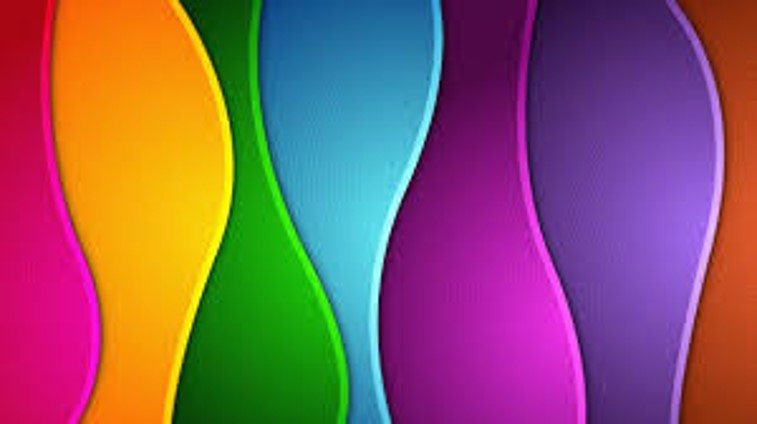
#> input picture aula02/cores.jpg, 757 x 424 px
$ jupyter execute aula02_morfologia.ipynb
#> lines starting #> are read from the running program, lines starting #| are printed output that depends on the picture; after the words box and inside, x2 and y2 are one past the last pixel; in counts of white or black regions, pixels touching at a corner belong together
# Operações Morfológicas

Muitas vezes o resultado de uma segmentação por mascaramento não sai exatamente como queríamos.

Para imagens coloridas, o mais comum é trabalhar no espaço de cores **HSV - Hue, Saturation, Value**, onde o canal H (matiz) indica o valor da cor dentro dos círculos de cores básicas. No OpenCV, o canal Hue é representado através da metade do ângulo em graus no círculo de cores. Assim os valores variam de 0 a 180, o que cabe numa representação de 8 bits.

**Exemplo:** vamos detectar apenas a cor violeta na imagem `cores.jpg`. Vamos assumir que a cor violeta encontra-se na faixa de 260º a 280º no círculo de cores

[cell 1]
import cv2
import matplotlib.pyplot as plt

[cell 2]
imgcor = cv2.imread("cores.jpg", cv2.IMREAD_COLOR)
#> imgcor is the input picture: shape (424, 757, 3); mean B, G, R 98.6, 89.1, 135.2
plt.imshow(imgcor[:,:,::-1])
plt.show()
# Faz a conversão para o espaço HSV
img_hsv = cv2.cvtColor(imgcor, cv2.COLOR_BGR2HSV)
#> img_hsv: shape (424, 757, 3); mean H, S, V 97.4, 207.9, 176.9
# Segmenta apenas a cor violeta
menor = (int(260/2), 50, 50)
maior = (int(280/2), 255, 255)
mask_violeta = cv2.inRange(img_hsv, menor, maior)
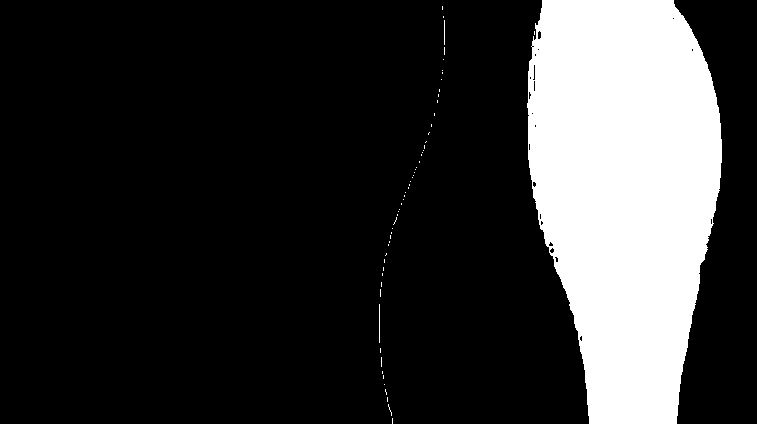
#> mask_violeta: shape (424, 757); 20% white; 59 white regions (56 under 20 px), largest, box (x1, y1, x2, y2) and area: (527, 0, 722, 424) 64060, (379, 304, 380, 343) 39, (444, 20, 445, 45) 25
plt.imshow(mask_violeta, cmap='gray')
plt.show()

### Pratique:
Carregar a imagem `pingpong.jpg` e crie uma máscara indicando os pixels pertencentes à bolinha de pingue-pongue

[cell 3]
img = cv2.imread("pingpong.jpg", cv2.IMREAD_COLOR)
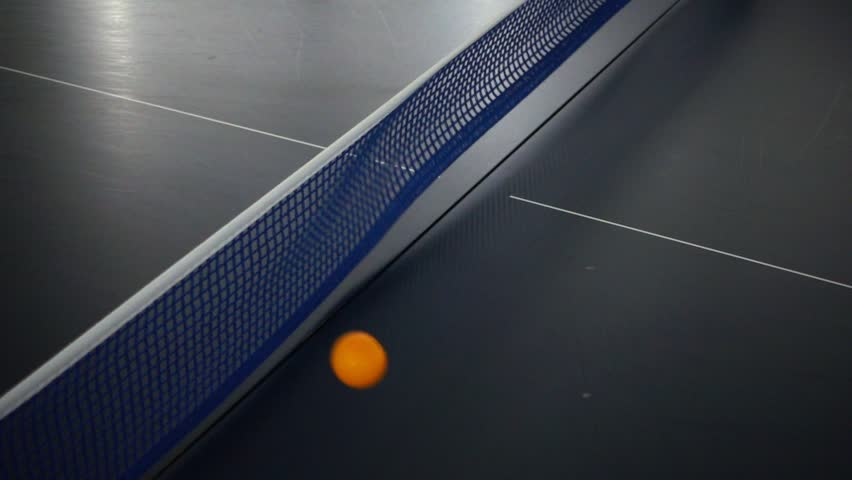
#> input picture aula02/pingpong.jpg, 852 x 480 px
#> img is the input picture: shape (480, 852, 3); mean B, G, R 69.9, 62.9, 59.1
# continuar...

# Operações morfológicas

Podemos reparar dos exemplos anteriores que muitas vezes as máscaras obtidas aparecem com *buracos* e/ou *ilhas*, de forma que:
- **Buracos** são pequenos segmentos de pixels pretos dentro de regiões de pixels brancos
- **Ilhas** são pequenos segmentos de pixels brancos dentro de regiões de pixels pretos.

Em geral, buracos e ilhas são regiões onde houve falha na segmentação da imagem. Para tratar imagfens com esses problemas,
a área de processamento de imagens usa um conjunto de técnicas conhecidas como *Morfologia Matemática*. Elas surgiram no problema de análise da estrutira de cristais, mas obtiveram muito sucesso na área de processamento de imagens.

As operações de morfologia matemática se baseima na ideia de um elemento estruturante, que podemos pensar em uma pequena janela quadrada, com as dimensões de poucos pixels, que vasculham a imagem realizando uma de duas operações básicas:

1. **Erosão:**  ao encontrar um pixel preto dentro da janela, todos os pixels que estão dentro dessa janela ficam pretos

https://homepages.inf.ed.ac.uk/rbf/HIPR2/erode.htm (exemplo com elemento estruturante 3x3)

2. Dilatação: ao encontrar um pixel branco dentro da janela, todos os pixels que estão dentro dessa janela ficam brancos

https://homepages.inf.ed.ac.uk/rbf/HIPR2/dilate.htm (exemplo com elemento estruturante 3x3)

A partir dessas duas operações, diversas outras são possíveis. Dessas, operações que encontram bastante utilidade prática em processamento de imagens é a de *abertura* e *fechamento*.

### Abertura
Na operação de abertura são realizadas as operações de erosão e depois de dilatação. A ideia é eliminar pequenas ilhas, que seriam eliminadas na erosão, e depois restaurar as dimensões dos agrupamentos brancos restantes. Vamos ver um exemplo de uso da abertura na máscara em que identificamos os trechos de cor violeta

[cell 4]
plt.imshow(mask_violeta, cmap='gray')
plt.title("Antes da abertura")
plt.show()

[cell 5]
# Cria uma janela 3x3 como elemento estruturante
import numpy as np
elemento_estrut = np.ones([3,3])
# realiza a abertura
mask_violeta_abertura = cv2.morphologyEx(mask_violeta, cv2.MORPH_OPEN, elemento_estrut)
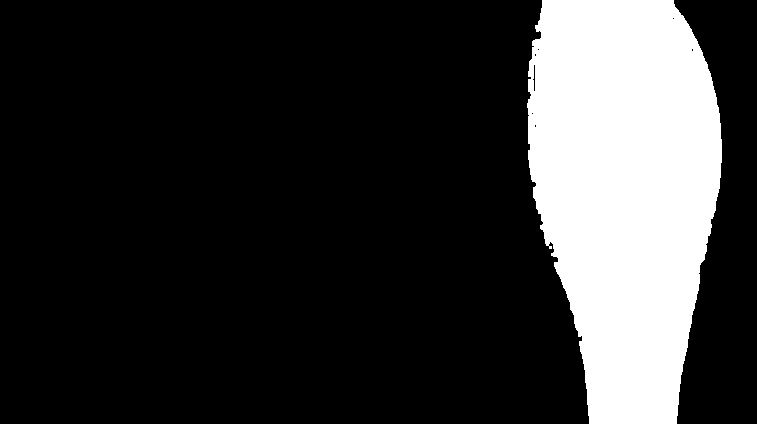
#> mask_violeta_abertura: shape (424, 757); 19.9% white; 1 white region, box (x1, y1, x2, y2) and area: (527, 0, 722, 424) 63941
plt.imshow(mask_violeta_abertura, cmap='gray')
plt.title("Após a abertura")

### Fechamento
Na operação de fechamento são realizadas as operações de dilatação e depois de erosão. A ideia é fechar pequenos buracos, que seriam eliminadas na silatação, e depois restaurar as dimensões dos agrupamentos restantes. Vamos ver um exemplo de uso do fechamento na máscara em que identificamos os trechos de cor violeta

[cell 6]
plt.imshow(mask_violeta, cmap='gray')
plt.title("Antes da abertura")
plt.show()

[cell 7]
# Cria uma janela 3x3 como elemento estruturante
import numpy as np
elemento_estrut = np.ones([3,3])
# realiza a abertura
mask_violeta_fechamento = cv2.morphologyEx(mask_violeta, cv2.MORPH_CLOSE, elemento_estrut)
#> mask_violeta_fechamento: shape (424, 757); 20.1% white; 56 white regions (53 under 20 px), largest, box (x1, y1, x2, y2) and area: (527, 0, 722, 424) 64204, (379, 304, 380, 343) 39, (444, 20, 445, 55) 35
plt.imshow(mask_violeta_fechamento, cmap='gray')
plt.title("Após o fechamento")

### Pratique:
Qual seria o resultado da aplicação da abertura seguida do fechamento na máscara usada acima?

## Componentes conexos

Após a segmentação da imagem por mascaramento, podemos observar que os pixels de interesse podem formar um ou mais grupos conectados entre si, ou seja, conjuntos de pixels que se comunicam através de algum caminho que passa apenas por pixels de interesse (brancos)

 ->  ->

No OpenCV, é possível encontrar componente conexos em imagens tons de cinza através da função `cv2.findContours()`. Ela considera pixels de valor maior do que 0 como pixels de interesse.

Usamos a função da forma:

```
contours, hierarchy = cv2.findContours(mask, cv2.RETR_CCOMP, cv2.CHAIN_APPROX_NONE)
```
onde:
- `mask` é a imagem com a máscara binária
- `cv2.RETR_CCOMP` indica que queremos organizar os contornos em componentes conexos e buracos dentro deles
- `cv2.CHAIN_APPROX_NONE` indica que queremos armazenar todos os pontos do contorno
- `contours` é uma lista de contornos, contendo os pontos a ele pertencententes
- `hierarchy` é uma lista indicando a organização dos contornos em termos dos componentes e de seus buracos

Os componentes conexos são representados através de seus contornos internos, ou seja, dos pixels de cada componente conexo que são vizinhos a pixels de fundo. Para desenhar os contornos em uma imagem, usamos a função `cv2.drawContours()`, que usamos da forma:

```
cv2.drawContours(imagem, contours, indice, cor)
```
- `imagem` é a imagem colorida ou tons de cinza a receber o contorno
- `contours` é a lista de contornos obtida com `cv2.findContours()`
- `indice` é o índice do contorno dentro da lista a ser desenhado; se indice < 0 desenha todos os contornos
- `cor` é a cor do pixel a ser usada para desenhar o contorno

[cell 8]
# Exemplo de encontrando componentes conexos

import cv2
mask = cv2.imread("retangulos_mask.bmp", cv2.IMREAD_GRAYSCALE)
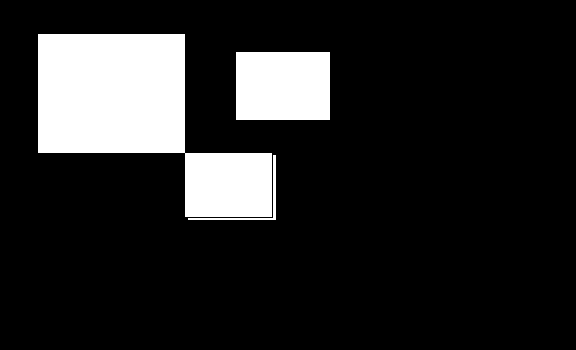
#> input picture aula02/retangulos_mask.bmp, 576 x 350 px
#> mask: shape (350, 576); 14.8% white; 3 white regions
contours, hierarchy = cv2.findContours(mask, cv2.RETR_CCOMP, cv2.CHAIN_APPROX_NONE)
#> contours = 3 contours; box (x1, y1, x2, y2) and area: (38, 34, 272, 217) 22646, (236, 52, 330, 120) 6231, (188, 155, 276, 220) 214

# Desenha os contornos e vermelho
mask_cor = cv2.cvtColor(mask, cv2.COLOR_GRAY2BGR)
#> mask_cor is the input picture: shape (350, 576, 3); 14.8% white; 3 white regions, box (x1, y1, x2, y2) and area: (38, 34, 272, 217) 23061, (236, 52, 330, 120) 6392, (188, 155, 276, 220) 365
cv2.drawContours(mask_cor, contours, contourIdx=-1, color=(0,0,255))
plt.figure(figsize=(15,15))
plt.imshow(mask_cor[:,:,::-1])

### Medidas dos contornos

A partir dos contornos, podemos tirar uma série de medidas como:
- **Área:** número de pixels petencentes ao contorno, calculada com `cv2.contourArea(contour)`
- **Centro de massa:** linha e coluna do centro de masssa do contorno

**Exemplo:** calcula o componente conexo de maior área e desenha seu contorno de verde e o ponto do centro de massa com um círculo azul


[cell 9]
mask = cv2.imread("retangulos_mask.bmp", cv2.IMREAD_GRAYSCALE)
contours, hierarchy = cv2.findContours(mask, cv2.RETR_CCOMP, cv2.CHAIN_APPROX_NONE)

# encontra o contorno de maior área
maior_area = 0
contorno_maior_area = None
# O laço de repetição do Python funciona como o for-each do Java
for contorno in contours:
    # Calcula a área
    area = cv2.contourArea(contorno)
    if area > maior_area:
        maior_area = area
        contorno_maior_area = contorno
#> this loop made 3 passes
#> (area, maior_area) on passes 1 to 3: (213.5, 213.5), (6231, 6231), (22646, 22646)
#> after the loop, contorno_maior_area = contour of 828 points, box (x1, y1, x2, y2) (38, 34, 272, 217), area 22646; maior_area = 22646

# Transforma a máscara em imagem colorida
mask_cor = cv2.cvtColor(mask, cv2.COLOR_GRAY2BGR)
# Desenha o maior contornos de verde
mask_cor = cv2.drawContours(mask_cor, [contorno_maior_area], contourIdx=0, color=(0,255,0))
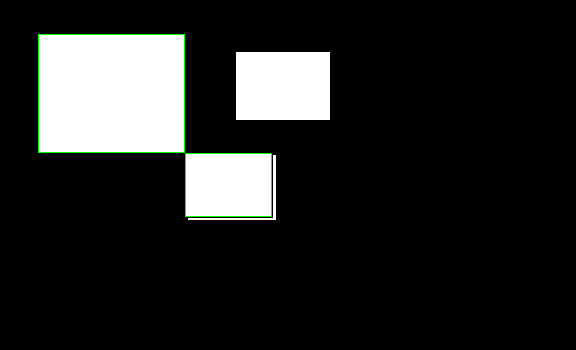
#> mask_cor: shape (350, 576, 3); mean B, G, R 36.7, 37.7, 36.7

**ATENÇÃO:** essa técnica de calcular o centro de massa diretamente do contorno só dá resultados razoáveis usando com `cv2.CHAIN_APPROX_NONE`. Em outros casos, é melhor fazer como em [Exemplos Adicionais](aula02_Exemplos_Adicionais.ipynb#centro_massa)

[cell 10]
# Calcula e mostra o centro de massa
centro_x = contorno_maior_area[:,:,0].mean()
#> centro_x = 153.3
centro_y = contorno_maior_area[:,:,1].mean()
#> centro_y = 126.1
cv2.circle(mask_cor, (int(centro_x), int(centro_y)), radius=5, color=(255,0,0), thickness=-1)
#> mask_cor: shape (350, 576, 3); 0.04% of pixels changed, all inside (x1, y1, x2, y2) = (148, 121, 159, 132)

plt.figure(figsize=(20,20))
plt.imshow(mask_cor[:,:,::-1])
